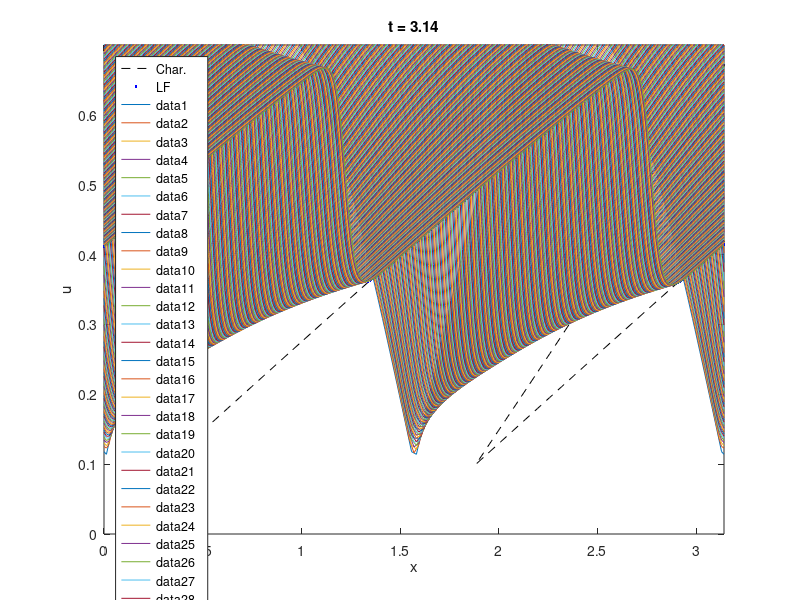

Reproduce this figure in MATLAB.
close all
clear all
clc

%=== Spatial Domain ===%
spatial_domain_leftboundary = 0;
spatial_domain_rightboundary = pi;
n_gridpoints = 256;
x = spatial_domain_leftboundary:(spatial_domain_rightboundary/n_gridpoints):spatial_domain_rightboundary;
x = x';

%=== Time Domain ===%
temporal_domain_starttime = 0;
temporal_domain_finaltime = pi;
n_timesteps = 256;
t = temporal_domain_starttime:(temporal_domain_finaltime/n_timesteps):temporal_domain_finaltime;
t = t';

mu = 0.65;
usol = zeros(size(x,1),size(t,1));

%============================================================================================================
% This code below was obtained and modified from: https://math.stackexchange.com/questions/2763316/the-method-of-characteristics-for-burgers-equation

mx = size(x,1); % number of nodes in x
CFL = 0.95; % Courant number
initial_condition = @(x) (mu*abs(sin(2*x))+0.1).*(0<=x).*(x<=2*pi); % initial condition
tend = t(end); % final time

%=== Initialization ===%
current_time = 0;
dx = (x(end)-x(1))/(mx-1);
u = initial_condition(x);
utemp = u;
% dt = CFL*dx/max(u);
dt = temporal_domain_finaltime/n_timesteps;

figure;
hch = plot(x+current_time*initial_condition(x), initial_condition(x), 'k--');
hold on
hlf = plot(x, initial_condition(x), 'b.');
xlabel('x');
ylabel('u');
xlim([x(1) x(end)]);
ylim([0 0.7]);
ht = title(sprintf('t = %0.2f',current_time));

%=== Numerical Solver ===%
for time=1:size(t,1)
    for i=2:mx-1
        dflux = 0.5*u(i+1)^2 - 0.5*u(i-1)^2;
        utemp(i) = 0.5*(u(i+1) + u(i-1)) - 0.5*dt/dx* dflux;
    end
    utemp(1) = utemp(mx-1); % periodic boundary conditions
    utemp(mx) = utemp(2);   % periodic boundary conditions
    
    u = utemp;
    usol(:,time) = u;
    current_time = t(time);
    set(hch,'XData',x+current_time*initial_condition(x));
    set(hlf,'YData',u);
    set(ht,'String',sprintf('t = %0.2f',current_time));
    drawnow;
end
legend('Char.','LF','Location','northwest');

close all

%=== Checking Solution ===%
for time=1:size(t,1)
    plot(x,usol(:,time))
    xlim([x(1) x(end)]);
    ylim([0 0.7]);
    pause(0.01)
end

save('Abgrall_burgers_shock','x','t','usol')